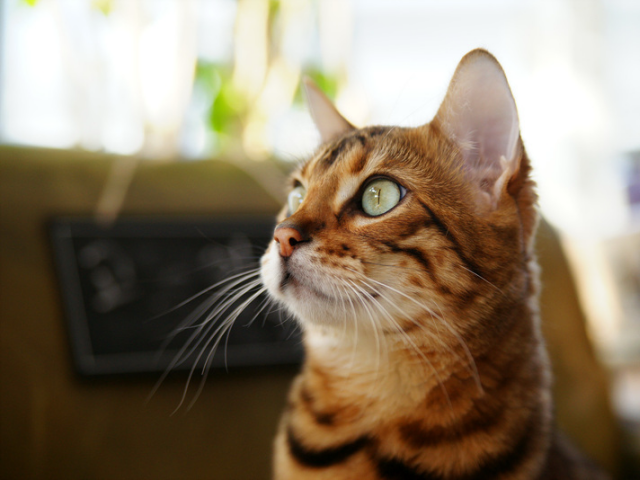
#> input picture basic-openCV/basicOpenCVPython/ch02/cat.bmp, 640 x 480 px, found by its file name
$ python img_info.py
#> lines starting #> are read from the running program, lines starting #| are printed output that depends on the picture
import cv2
import sys

# 영상 불러오기
img1 = cv2.imread('./ch02/cat.bmp', cv2.IMREAD_GRAYSCALE)
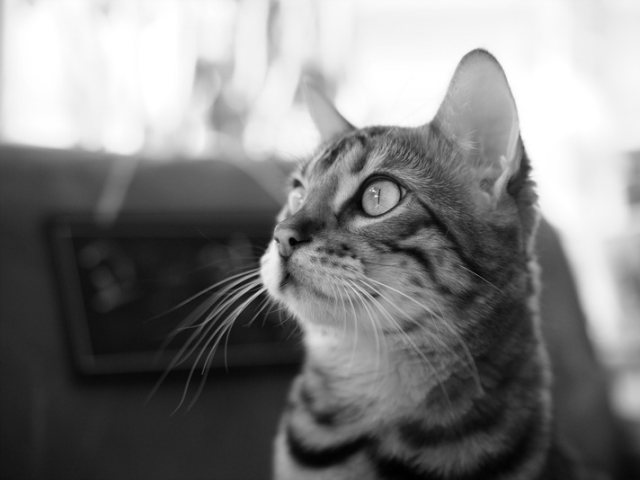
#> img1: shape (480, 640); min 0, max 255, mean 127.8
img2 = cv2.imread('./ch02/cat.bmp', cv2.IMREAD_COLOR)
#> img2 is the input picture: shape (480, 640, 3); mean B, G, R 104.5, 125.6, 140.8

if img1 is None or img2 is None:
    print('Image load failed!')
    sys.exit()

print(type(img1))   # numpy.ndarray
#| <class 'numpy.ndarray'>
print(img1.shape)   # (h,w)
#| (480, 640)
print(img2.shape)   # 각 차원의 크기 (h,w,3)
#| (480, 640, 3)
print(img1.dtype)
#| uint8
print(img2.dtype)   # 원소의 데이터 타입. 영상 데이터는 uinit8
#| uint8

if img1.ndim == 2:  # ndim: 차원수
    print('img1 is a graycale image')
if len(img1.shape) == 2:
    print('img1 is a grayscale image')

h, w = img2.shape[:2]
#> h = 480; w = 640
print('w x h = {} x {}'.format(w, h))
#| w x h = 640 x 480

# 인덱싱으로 픽셀값 참조, 설정
x = 20
y = 10
p1 = img1[y, x]
#> p1 = 238
print(p1)
#| 238

p2 = img2[y, x]
#> p2 = [237, 242, 232]
print(p2)
#| [237 242 232]

# 실제로는 이런 코드 쓰면 안됨. 매우 느림.
'''
for y in range(h):
    for x in range(w):
        img1[y, x] = 0
        img2[y, x] = (0, 255, 255)
'''
# 결과는 동일하지만 더 빠름.
img1[:,:] = 0
#> img1: shape (480, 640); every value is 0
img2[:, :] = (0, 255, 255)
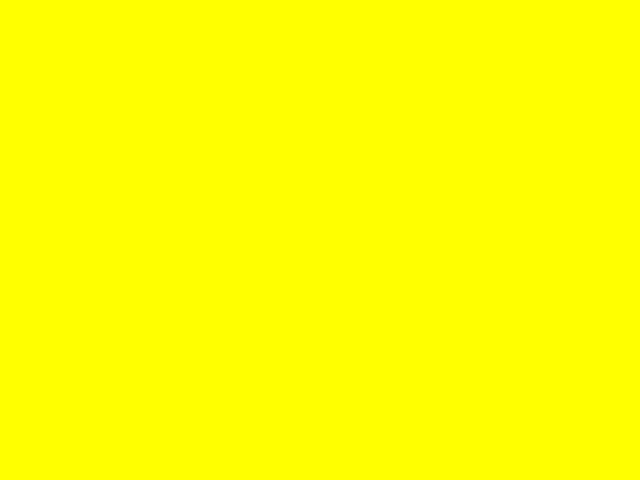
#> img2: shape (480, 640, 3); mean B, G, R 0, 255, 255

cv2.imshow('img1', img1)
cv2.imshow('img2', img2)

cv2.waitKey()

cv2.destroyAllWindows()

$ run again, with basic-openCV/basicOpenCVPython/ch02/airplane.bmp copied over basic-openCV/basicOpenCVPython/ch02/cat.bmp
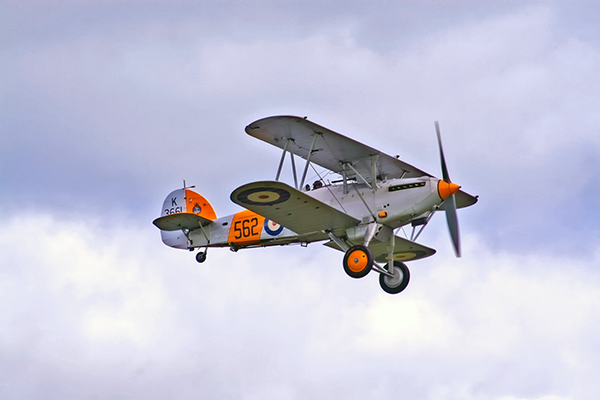
#> input picture basic-openCV/basicOpenCVPython/ch02/airplane.bmp, 600 x 400 px, found by its file name
#> `img1 = cv2.imread('./ch02/cat.bmp', cv2.IMREAD_GRAYSCALE)`:
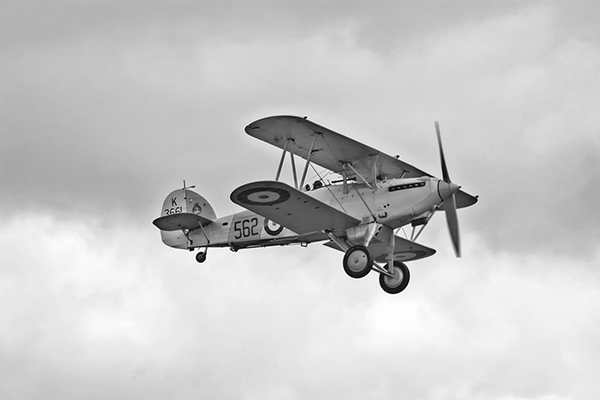
#> img1: shape (400, 600); min 0, max 255, mean 199.6
#> img2 is the input picture: shape (400, 600, 3); mean B, G, R 217.1, 197.6, 196.8
#| <class 'numpy.ndarray'>
#| (400, 600)
#| (400, 600, 3)
#| uint8
#| uint8
#| w x h = 600 x 400
#> p1 = 179
#| 179
#> p2 = [208, 176, 174]
#| [208 176 174]

$ run again, with basic-openCV/basicOpenCVPython/ch02/field.bmp copied over basic-openCV/basicOpenCVPython/ch02/cat.bmp
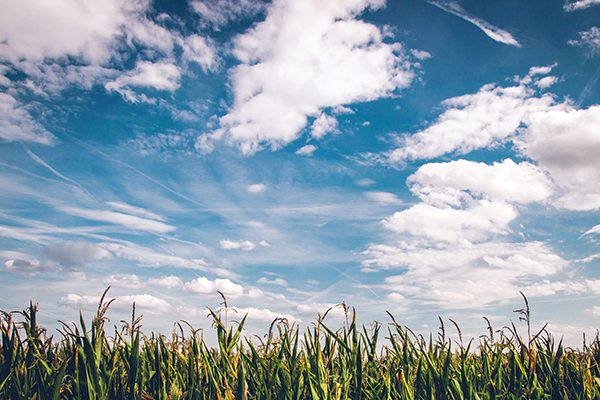
#> input picture basic-openCV/basicOpenCVPython/ch02/field.bmp, 600 x 400 px, found by its file name
#> `img1 = cv2.imread('./ch02/cat.bmp', cv2.IMREAD_GRAYSCALE)`:
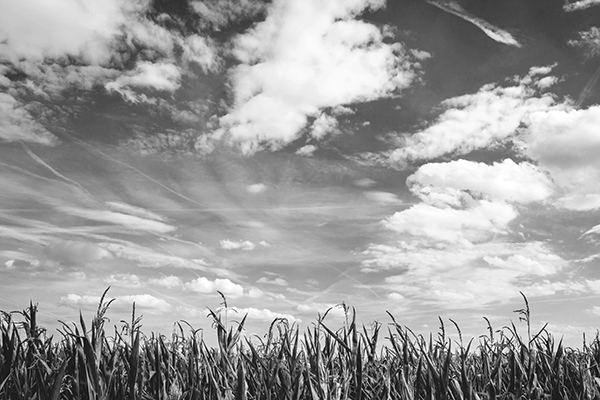
#> img1: shape (400, 600); min 0, max 255, mean 156.2
#> img2 is the input picture: shape (400, 600, 3); mean B, G, R 173.2, 160.3, 141.8
#| <class 'numpy.ndarray'>
#| (400, 600)
#| (400, 600, 3)
#| uint8
#| uint8
#| w x h = 600 x 400
#> p1 = 206
#| 206
#> p2 = [207, 202, 213]
#| [207 202 213]

$ run again, with basic-openCV/basicOpenCVPython/ch02/HappyFish.jpg saved as basic-openCV/basicOpenCVPython/ch02/cat.bmp
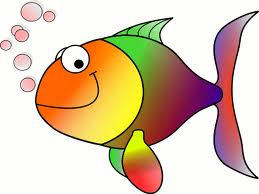
#> input picture basic-openCV/basicOpenCVPython/ch02/HappyFish.jpg, 259 x 194 px, found by its file name
#> `img1 = cv2.imread('./ch02/cat.bmp', cv2.IMREAD_GRAYSCALE)`:
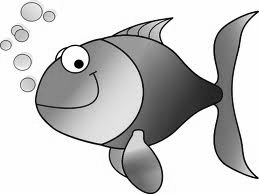
#> img1: shape (194, 259); min 0, max 255, mean 200.4
#> img2 is the input picture: shape (194, 259, 3); mean B, G, R 170.8, 196.4, 219.3
#| <class 'numpy.ndarray'>
#| (194, 259)
#| (194, 259, 3)
#| uint8
#| uint8
#| w x h = 259 x 194
#> p1 = 206
#| 206
#> p2 = [199, 200, 221]
#| [199 200 221]
